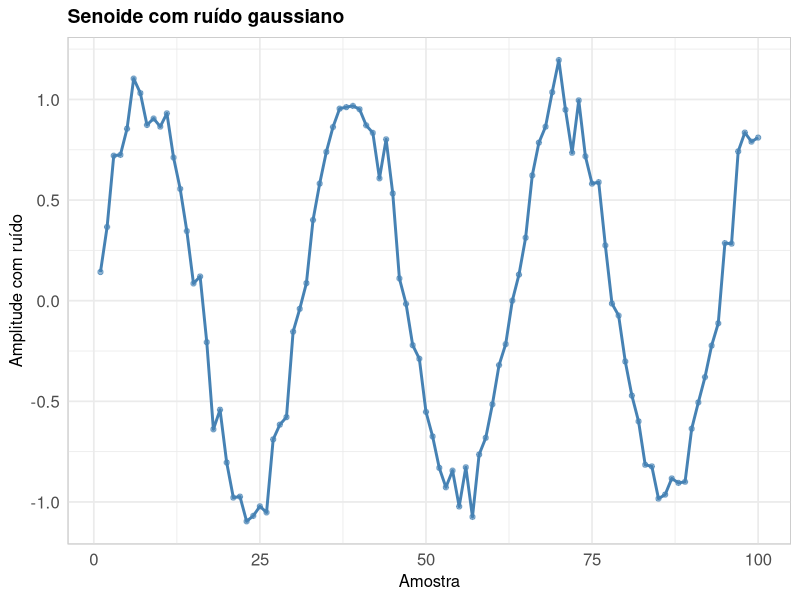

Source code (R):
library(ggplot2)

# criar pasta de saida para figuras
dir_out <- "img"
if (!dir.exists(dir_out)) {
  dir.create(dir_out, recursive = TRUE)
}

# definir semente para reprodutibilidade
set.seed(123)

# criar conjunto de dados
n <- 100
x <- 1:n
df_line <- data.frame(
  x = x,
  value = sin(x / 5) + rnorm(n, 0, 0.1)
)

plot_theme <- theme_minimal(base_size = 13) +
  theme(
    plot.title = element_text(face = "bold", size = 14),
    plot.subtitle = element_blank(),
    plot.caption = element_blank(),
    axis.title = element_text(size = 12, face = "plain"),
    axis.text = element_text(size = 12, face = "plain"),
    panel.background = element_rect(fill = "white", colour = "grey80"),
    panel.border = element_rect(fill = NA, colour = "grey80")
  )

# grafico de linha
p_line <- ggplot(df_line, aes(x = x, y = value)) +
  geom_line(color = "steelblue", linewidth = 1) +
  geom_point(color = "steelblue", alpha = 0.6) +
  labs(
    title = "Senoide com ruído gaussiano",
    x = "Amostra",
    y = "Amplitude com ruído"
  ) +
  plot_theme

# salvar grafico
ggsave(file.path(dir_out, "line_plot.png"),
  plot = p_line, width = 6, height = 4, dpi = 300)